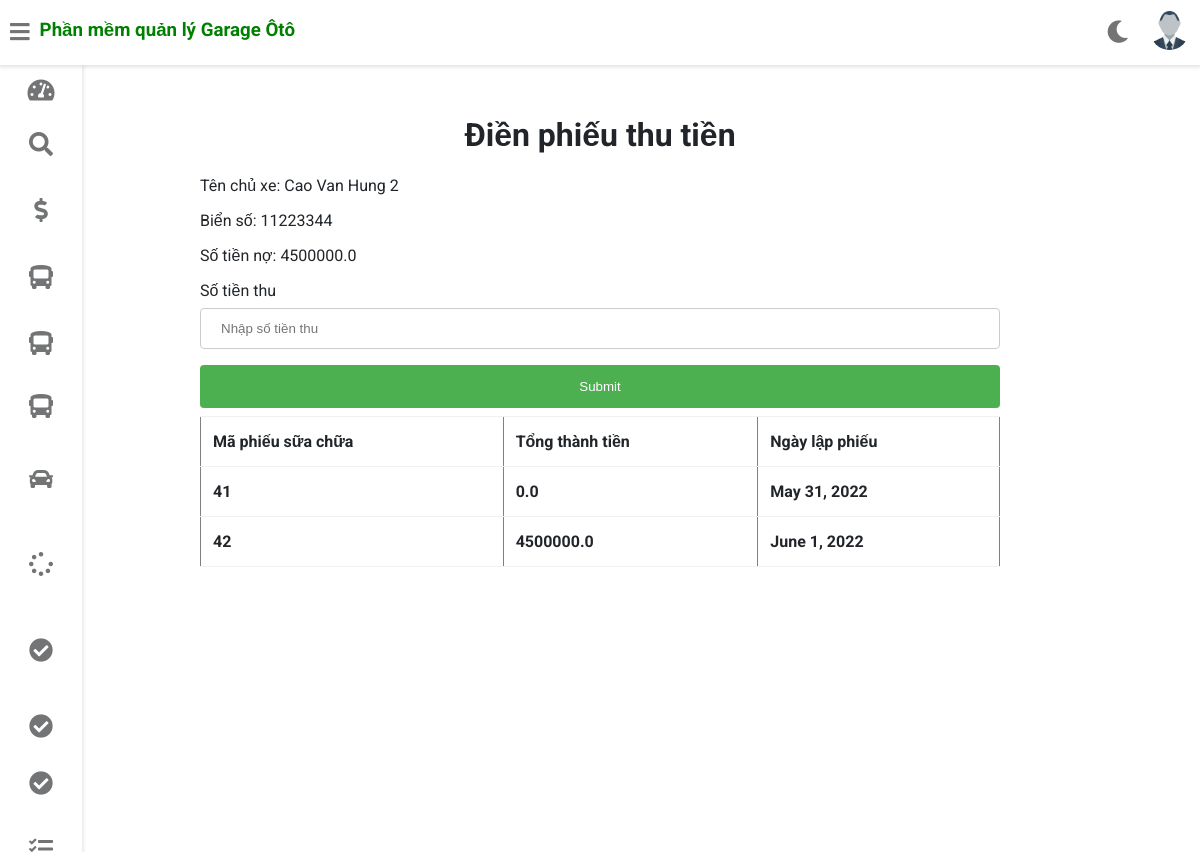
The app's page /tan/nhap_phieuthu/2 (signed in), older data.
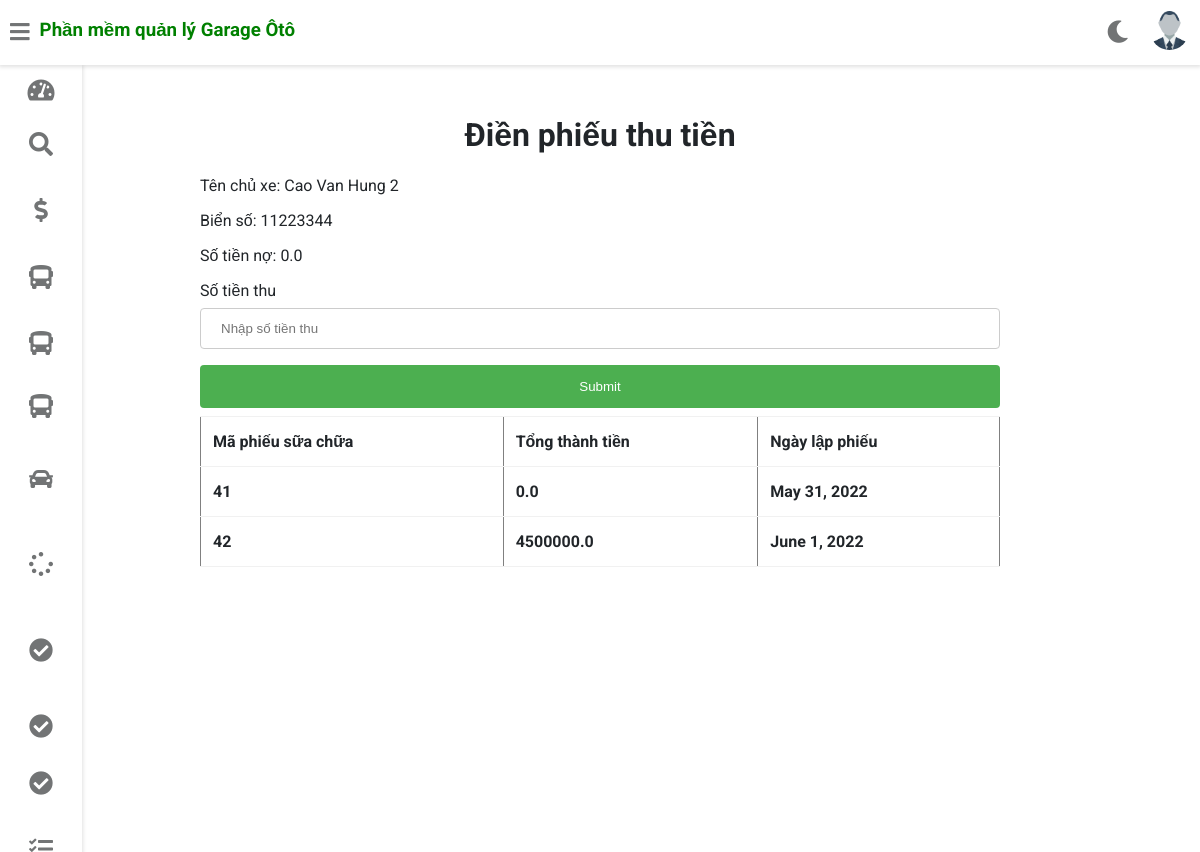
The same page, newer data.
### gara/models.py (models this page shows, shortened)
class Xe(models.Model):
    maxe=models.AutoField(primary_key=True)
    bienso=models.CharField(max_length=20,unique=True)
    makhachhang=models.ForeignKey(KhachHang,on_delete=models.CASCADE)
    mahieuxe=models.ForeignKey(HieuXe,on_delete=models.CASCADE)
    tienno=models.FloatField(default=0)

### gara/views.py (the view, shortened to what this page needs)
# urls.py: path('<username>/nhap_phieuthu/<int:maxe>',views.xacnhan_phieuthu,name='view-view'),
@login_required(login_url='/login')
def xacnhan_phieuthu(request,maxe, username):
    nhapsotienthu=NhapSoTienThu()
    staff = Staff.objects.get(username=username)
    picture = '../' + staff.profile_pic.url
    xe_x=Xe.objects.get(maxe=maxe)
    khach_x=KhachHang.objects.get(makhachhang=xe_x.makhachhang_id)
    list_phieusua=PhieuSuaChua.objects.all().filter(maxe_id=xe_x.maxe)
    xe_x.save()
    context= {'nhapsotienthu':nhapsotienthu,'xe_x': xe_x,'khach_x':khach_x,
                "customer": staff, "picture":picture, "data":list_phieusua}
    return render(request,'phieuthutien/nhapsotienthu.html',context)

### gara/forms.py
class NhapSoTienThu(forms.Form):
    sotienthu=forms.IntegerField()

### templates/phieuthutien/nhapsotienthu.html (shortened to what this page needs)
{% extends 'gara/customerbase.html' %}
{% load widget_tweaks %}
{% block content %}
<head>
</head>
<br><br><br><br><br>
<h1 style="text-align:center;">Điền phiếu thu tiền</h1>
<div>
  <form method="post" style="margin-left:200px;margin-right:200px;">
      <label for="vehicle_no">Tên chủ xe: </label>
      {%render_field khach_x.tenkhachhang%}
      <label for="vehicle_no">Biển số: </label>
      {%render_field xe_x.bienso%}
      <label for="vehicle_no">Số tiền nợ: </label>
      {%render_field xe_x.tienno%}
      <label for="vehicle_model">Số tiền thu</label>
      {% render_field nhapsotienthu.sotienthu class="form-control" placeholder="Nhập số tiền thu" %}
      <input type="submit" value="Submit">
    </form>
    <form style="margin-left:200px;margin-right:200px;">
      <table style="margin: top 200px;" border="1" >
          <tr>
             <th>Mã phiếu sữa chữa</th>
              <th>Tổng thành tiền</th>
              <th>Ngày lập phiếu</th>
          </tr>
            {% for i in data %}
          <tr>
            <th>{{ i.maphieusuachua }}</th>
            <th>{{ i.tongthanhtien }}  </th>
            <th>{{ i.ngaylapphieu}}</th>
           </tr>
            {%endfor%}
      </table>
    </form>
  </div>
  <br><br><br><br><br><br><br><br><br><br><br><br><br><br><br>
  {% endblock content %}

Row changes from the older to the newer data that the page shows:
changed Xe: tienno "4500000.0" → "0.0"
